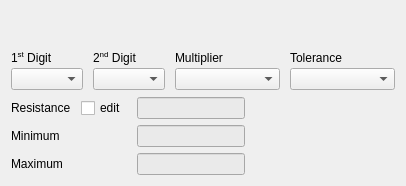
      <widget class="QWidget" name="tab_4b">
       <attribute name="title">
        <string>4 Band</string>
       </attribute>
       <layout class="QVBoxLayout" name="verticalLayout_2">
        <item>
         <layout class="QHBoxLayout" name="horizontalLayout_4b_svg">
          <property name="bottomMargin">
           <number>20</number>
          </property>
          <item>
           <spacer name="horizontalSpacer_4">
            <property name="orientation">
             <enum>Qt::Orientation::Horizontal</enum>
            </property>
            <property name="sizeHint" stdset="0">
             <size>
              <width>40</width>
              <height>20</height>
             </size>
            </property>
           </spacer>
          </item>
          <item>
           <spacer name="horizontalSpacer_5">
            <property name="orientation">
             <enum>Qt::Orientation::Horizontal</enum>
            </property>
            <property name="sizeHint" stdset="0">
             <size>
              <width>40</width>
              <height>20</height>
             </size>
            </property>
           </spacer>
          </item>
         </layout>
        </item>
        <item>
         <layout class="QGridLayout" name="gridLayout_2" columnstretch="10,10,20,20">
          <property name="horizontalSpacing">
           <number>10</number>
          </property>
          <property name="verticalSpacing">
           <number>3</number>
          </property>
          <item row="1" column="2">
           <widget class="QComboBox" name="comboBox_m_4b">
            <property name="sizePolicy">
             <sizepolicy hsizetype="Expanding" vsizetype="Fixed">
              <horstretch>0</horstretch>
              <verstretch>0</verstretch>
             </sizepolicy>
            </property>
           </widget>
          </item>
          <item row="0" column="1">
           <widget class="QLabel" name="label_4">
            <property name="text">
             <string>&lt;html&gt;&lt;head/&gt;&lt;body&gt;&lt;p&gt;2&lt;span style=&quot; vertical-align:super;&quot;&gt;nd&lt;/span&gt; Digit&lt;/p&gt;&lt;/body&gt;&lt;/html&gt;</string>
            </property>
            <property name="textFormat">
             <enum>Qt::TextFormat::RichText</enum>
            </property>
           </widget>
          </item>
          <item row="0" column="3">
           <widget class="QLabel" name="label_5">
            <property name="text">
             <string>Tolerance</string>
            </property>
           </widget>
          </item>
          <item row="0" column="2">
           <widget class="QLabel" name="label_12">
            <property name="text">
             <string>Multiplier</string>
            </property>
           </widget>
          </item>
          <item row="1" column="1">
           <widget class="QComboBox" name="comboBox_2d_4b">
            <property name="sizePolicy">
             <sizepolicy hsizetype="Expanding" vsizetype="Fixed">
              <horstretch>0</horstretch>
              <verstretch>0</verstretch>
             </sizepolicy>
            </property>
           </widget>
          </item>
          <item row="1" column="3">
           <widget class="QComboBox" name="comboBox_t_4b">
            <property name="sizePolicy">
             <sizepolicy hsizetype="Expanding" vsizetype="Fixed">
              <horstretch>0</horstretch>
              <verstretch>0</verstretch>
             </sizepolicy>
            </property>
           </widget>
          </item>
          <item row="0" column="0">
           <widget class="QLabel" name="label_3">
            <property name="text">
             <string>&lt;html&gt;&lt;head/&gt;&lt;body&gt;&lt;p&gt;1&lt;span style=&quot; vertical-align:super;&quot;&gt;st&lt;/span&gt; Digit&lt;/p&gt;&lt;/body&gt;&lt;/html&gt;</string>
            </property>
            <property name="textFormat">
             <enum>Qt::TextFormat::RichText</enum>
            </property>
           </widget>
          </item>
          <item row="1" column="0">
           <widget class="QComboBox" name="comboBox_1d_4b">
            <property name="sizePolicy">
             <sizepolicy hsizetype="Expanding" vsizetype="Fixed">
              <horstretch>0</horstretch>
              <verstretch>0</verstretch>
             </sizepolicy>
            </property>
           </widget>
          </item>
         </layout>
        </item>
        <item>
         <spacer name="verticalSpacer_2">
          <property name="orientation">
           <enum>Qt::Orientation::Vertical</enum>
          </property>
          <property name="sizeHint" stdset="0">
           <size>
            <width>20</width>
            <height>0</height>
           </size>
          </property>
         </spacer>
        </item>
        <item>
         <layout class="QHBoxLayout" name="horizontalLayout_3">
          <item>
           <layout class="QGridLayout" name="gridLayout">
            <property name="horizontalSpacing">
             <number>10</number>
            </property>
            <property name="verticalSpacing">
             <number>6</number>
            </property>
            <item row="1" column="2">
             <widget class="QLineEdit" name="lineEdit_resistance_4b">
              <property name="styleSheet">
               <string notr="true">background-color: rgb(234, 234, 234);</string>
              </property>
              <property name="alignment">
               <set>Qt::AlignmentFlag::AlignCenter</set>
              </property>
              <property name="readOnly">
               <bool>true</bool>
              </property>
             </widget>
            </item>
            <item row="1" column="1">
             <widget class="QCheckBox" name="checkBox">
              <property name="text">
               <string>edit</string>
              </property>
             </widget>
            </item>
            <item row="0" column="0">
             <spacer name="verticalSpacer_7">
              <property name="orientation">
               <enum>Qt::Orientation::Vertical</enum>
              </property>
              <property name="sizeHint" stdset="0">
               <size>
                <width>20</width>
                <height>1</height>
               </size>
              </property>
             </spacer>
            </item>
            <item row="2" column="0">
             <widget class="QLabel" name="label_2">
              <property name="text">
               <string>Minimum</string>
              </property>
             </widget>
            </item>
            <item row="1" column="0">
             <widget class="QLabel" name="label">
              <property name="text">
               <string>Resistance</string>
              </property>
             </widget>
            </item>
            <item row="3" column="2">
             <widget class="QLineEdit" name="lineEdit_resistance_max_4b">
              <property name="styleSheet">
               <string notr="true">background-color: rgb(234, 234, 234);</string>
              </property>
              <property name="alignment">
               <set>Qt::AlignmentFlag::AlignCenter</set>
              </property>
              <property name="readOnly">
               <bool>true</bool>
              </property>
             </widget>
            </item>
            <item row="2" column="2">
             <widget class="QLineEdit" name="lineEdit_resistance_min_4b">
              <property name="styleSheet">
               <string notr="true">background-color: rgb(234, 234, 234);</string>
              </property>
              <property name="alignment">
               <set>Qt::AlignmentFlag::AlignCenter</set>
              </property>
              <property name="readOnly">
               <bool>true</bool>
              </property>
             </widget>
            </item>
            <item row="3" column="0">
             <widget class="QLabel" name="label_11">
              <property name="text">
               <string>Maximum</string>
              </property>
             </widget>
            </item>
            <item row="1" column="3">
             <widget class="QLabel" name="label_resistance_4b">
              <property name="sizePolicy">
               <sizepolicy hsizetype="Fixed" vsizetype="Preferred">
                <horstretch>0</horstretch>
                <verstretch>0</verstretch>
               </sizepolicy>
              </property>
              <property name="minimumSize">
               <size>
                <width>100</width>
                <height>0</height>
               </size>
              </property>
              <property name="text">
               <string/>
              </property>
              <property name="textFormat">
               <enum>Qt::TextFormat::PlainText</enum>
              </property>
             </widget>
            </item>
           </layout>
          </item>
          <item>
           <spacer name="horizontalSpacer">
            <property name="orientation">
             <enum>Qt::Orientation::Horizontal</enum>
            </property>
            <property name="sizeHint" stdset="0">
             <size>
              <width>40</width>
              <height>20</height>
             </size>
            </property>
           </spacer>
          </item>
         </layout>
        </item>
       </layout>
      </widget>
